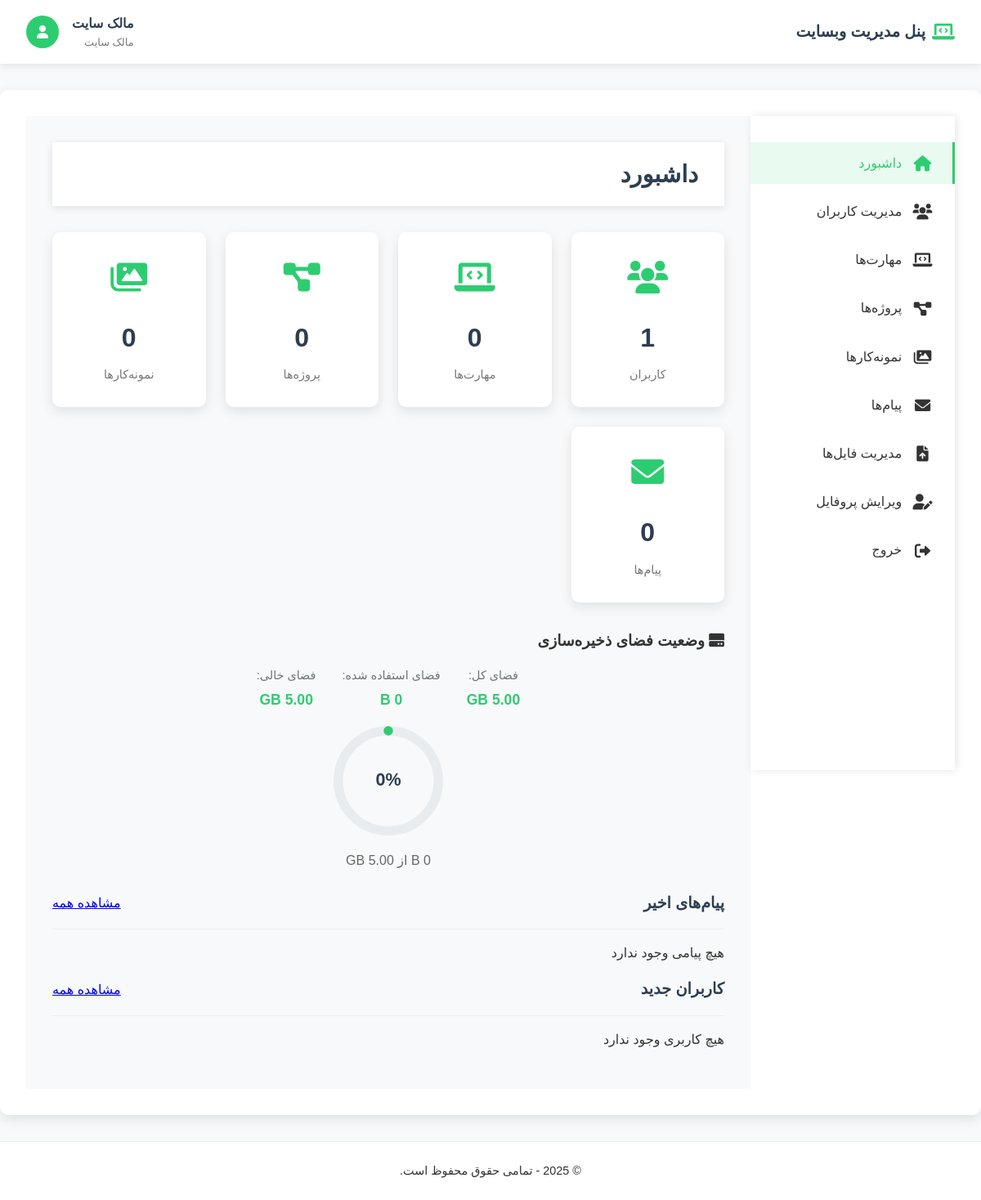
/admin/index.php (signed in), run on the app's committed database.
### tables this page shows
CREATE TABLE IF NOT EXISTS users (
    id INT AUTO_INCREMENT PRIMARY KEY,
    username VARCHAR(255) NOT NULL UNIQUE,
    email VARCHAR(255) NOT NULL UNIQUE,
    password VARCHAR(255) NOT NULL,
    full_name VARCHAR(255),
    role ENUM('owner', 'admin', 'user') DEFAULT 'user',
    status ENUM('active', 'inactive') DEFAULT 'active',
    last_login DATETIME,
    created_at DATETIME DEFAULT CURRENT_TIMESTAMP,
    upload_limit BIGINT DEFAULT 5368709120,  
    used_space BIGINT DEFAULT 0
);

### admin/index.php (the view, shortened to what this page needs)
<?php
require_once '../config/database.php';
try {
    $stmt = $pdo->query("SELECT COUNT(*) FROM users");
    $users_count = $stmt->fetchColumn();
    $stmt = $pdo->query("SELECT COUNT(*) FROM skills");
    $skills_count = $stmt->fetchColumn();
    $stmt = $pdo->query("SELECT COUNT(*) FROM projects");
    $projects_count = $stmt->fetchColumn();
    $stmt = $pdo->query("SELECT COUNT(*) FROM portfolio");
    $portfolio_count = $stmt->fetchColumn();
    $stmt = $pdo->query("SELECT COUNT(*) FROM messages");
    $messages_count = $stmt->fetchColumn();
    $stmt = $pdo->query("SELECT * FROM messages ORDER BY created_at DESC LIMIT 5");
    $recent_messages = $stmt->fetchAll();
    $stmt = $pdo->query("SELECT * FROM users WHERE role = 'user' ORDER BY created_at DESC LIMIT 5");
    $recent_users = $stmt->fetchAll();
} catch (PDOException $e) {
    error_log("Database Error: " . $e->getMessage());
}
$stmt = $pdo->prepare("SELECT * FROM users WHERE id = ?");
$stmt->execute([$_SESSION['admin_id']]);
$user = $stmt->fetch();
$used_space = $user['used_space'];
$upload_limit = $user['upload_limit'];
$usage_percent = ($upload_limit > 0) ? ($used_space / $upload_limit) * 100 : 0;
function formatFileSize($bytes) {
    if ($bytes >= 1073741824) {
        return number_format($bytes / 1073741824, 2) . ' GB';
    } elseif ($bytes >= 1048576) {
        return number_format($bytes / 1048576, 2) . ' MB';
    } elseif ($bytes >= 1024) {
        return number_format($bytes / 1024, 2) . ' KB';
    } else {
        return $bytes . ' B';
    }
}
?>
<!DOCTYPE html>
<html lang="fa" dir="rtl">
<head>
    <link rel="stylesheet" href="css/admin.css">
    <link rel="stylesheet" href="https://cdnjs.cloudflare.com/ajax/libs/font-awesome/6.0.0/css/all.min.css">
</head>
<body>
    <?php include 'includes/header.php'; ?>
    <div class="admin-container">
        <?php include 'includes/sidebar.php'; ?>
        <main class="admin-main">
            <div class="admin-header">
                <h1>داشبورد</h1>
            </div>
            <div class="stats-grid">
                <div class="stat-card">
                    <div class="stat-icon">
                        <i class="fas fa-users"></i>
                    </div>
                    <div class="stat-value"><?php echo isset($users_count) ? $users_count : 0; ?></div>
                    <div class="stat-label">کاربران</div>
                </div>
                <div class="stat-card">
                    <div class="stat-icon">
                        <i class="fas fa-laptop-code"></i>
                    </div>
                    <div class="stat-value"><?php echo isset($skills_count) ? $skills_count : 0; ?></div>
                    <div class="stat-label">مهارت‌ها</div>
                </div>
                <div class="stat-card">
                    <div class="stat-icon">
                        <i class="fas fa-project-diagram"></i>
                    </div>
                    <div class="stat-value"><?php echo isset($projects_count) ? $projects_count : 0; ?></div>
                    <div class="stat-label">پروژه‌ها</div>
                </div>
                <div class="stat-card">
                    <div class="stat-icon">
                        <i class="fas fa-images"></i>
                    </div>
                    <div class="stat-value"><?php echo isset($portfolio_count) ? $portfolio_count : 0; ?></div>
                    <div class="stat-label">نمونه‌کارها</div>
                </div>
                <div class="stat-card">
                    <div class="stat-icon">
                        <i class="fas fa-envelope"></i>
                    </div>
                    <div class="stat-value"><?php echo isset($messages_count) ? $messages_count : 0; ?></div>
                    <div class="stat-label">پیام‌ها</div>
                </div>
            </div>
            <div class="storage-info">
                <div class="storage-header">
                    <h3>
                        <i class="fas fa-hdd"></i>
                        وضعیت فضای ذخیره‌سازی
                    </h3>
                    <div class="storage-stats">
                        <div class="stat-item">
                            <span class="stat-label">فضای کل:</span>
                            <span class="stat-value"><?php echo formatFileSize($upload_limit); ?></span>
                        </div>
                        <div class="stat-item">
                            <span class="stat-label">فضای استفاده شده:</span>
                            <span class="stat-value"><?php echo formatFileSize($used_space); ?></span>
                        </div>
                        <div class="stat-item">
                            <span class="stat-label">فضای خالی:</span>
                            <span class="stat-value"><?php echo formatFileSize($upload_limit - $used_space); ?></span>
                        </div>
                    </div>
                </div>
                <div class="storage-chart-container">
                    <div class="storage-chart">
                        <svg viewBox="0 0 36 36" class="circular-chart">
                            <path class="circle-bg"
                                d="M18 2.0845
                                    a 15.9155 15.9155 0 0 1 0 31.831
                                    a 15.9155 15.9155 0 0 1 0 -31.831"
                            />
                            <path class="circle"
                                stroke-dasharray="<?php echo $usage_percent; ?>, 100"
                                d="M18 2.0845
                                    a 15.9155 15.9155 0 0 1 0 31.831
                                    a 15.9155 15.9155 0 0 1 0 -31.831"
                            />
                            <text x="18" y="18" class="percentage" style="font-size: 0.35em;"><?php echo round($usage_percent, 1); ?>%</text>
                        </svg>
                        <div class="storage-usage">
                            <?php echo formatFileSize($used_space); ?> از <?php echo formatFileSize($upload_limit); ?>
                        </div>
                    </div>
                </div>
            </div>
            <div class="dashboard-grid">
                <div class="dashboard-card">
                    <div class="card-header">
                        <h3>پیام‌های اخیر</h3>
                        <a href="messages.php" class="view-all">مشاهده همه</a>
            </div>
                    <div class="card-content">
                        <?php if (empty($recent_messages)): ?>
                            <p class="no-data">هیچ پیامی وجود ندارد</p>
                        <?php endif; ?>
                                </div>
                            </div>
                <div class="dashboard-card">
                    <div class="card-header">
                        <h3>کاربران جدید</h3>
                        <a href="users.php" class="view-all">مشاهده همه</a>
                    </div>
                    <div class="card-content">
                        <?php if (empty($recent_users)): ?>
                            <p class="no-data">هیچ کاربری وجود ندارد</p>
                <?php endif; ?>
                    </div>
                </div>
            </div>
        </main>
    </div>
    <?php include 'includes/footer.php'; ?>
</body>
</html>

### admin/css/admin.css (style rules this page uses)
:root { --primary-color: #2ecc71; --secondary-color: #27ae60; --dark-color: #2c3e50; --light-color: #ecf0f1; --text-color: #333; --box-shadow: 0 5px 15px rgba(0,0,0,0.1); --button-shadow: 0 3px 6px rgba(0,0,0,0.1); --transition: all 0.3s ease; }
* { margin: 0; padding: 0; box-sizing: border-box; font-family: 'Vazir', sans-serif; direction: rtl; }
body { background-color: #f8f9fa; color: var(--text-color); line-height: 1.6; }
.admin-header { background-color: #fff; box-shadow: 0 2px 10px rgba(0,0,0,0.1); padding: 1rem 2rem; display: flex; justify-content: space-between; align-items: center; position: sticky; top: 0; z-index: 100; }
.admin-container { display: flex; min-height: 100vh; }
.admin-main { flex: 1; padding: 2rem; background-color: #f8f9fa; }
.admin-header { display: flex; justify-content: space-between; align-items: center; margin-bottom: 2rem; }
.admin-header h1 { font-size: 1.8rem; color: var(--dark-color); }
.admin-container { background-color: #fff; border-radius: 10px; box-shadow: var(--box-shadow); padding: 2rem; margin-bottom: 2rem; }
.card-header { display: flex; justify-content: space-between; align-items: center; margin-bottom: 1rem; padding-bottom: 1rem; border-bottom: 1px solid #eee; }
.card-header h3 { color: var(--dark-color); font-size: 1.2rem; }
.card-content { margin-bottom: 1rem; }
.stats-grid { display: grid; grid-template-columns: repeat(4, 1fr); gap: 1.5rem; margin-bottom: 2rem; }
.stat-card { background-color: #fff; border-radius: 10px; box-shadow: var(--box-shadow); padding: 1.5rem; text-align: center; transition: var(--transition); }
.stat-card .stat-icon { font-size: 2.5rem; color: var(--primary-color); margin-bottom: 1rem; }
.stat-card .stat-value { font-size: 2rem; font-weight: bold; color: var(--dark-color); margin-bottom: 0.5rem; }
.stat-card .stat-label { color: #777; font-size: 0.9rem; }
.percentage { font-size: 0.9rem; color: var(--primary-color); font-weight: bold; }

### admin/index.php (style rules this page uses)
.storage-chart-container { display: flex; flex-direction: column; align-items: center; gap: 1.5rem; margin-top: 1rem; }
.storage-chart { flex-shrink: 0; width: 180px; height: 180px; display: flex; flex-direction: column; align-items: center; gap: 0.5rem; }
.circular-chart { display: block; margin: 0 auto; width: 160px; height: 160px; }
.percentage { fill: var(--dark-color); font-size: 0.5em; text-anchor: middle; dominant-baseline: middle; font-weight: 600; }
.storage-usage { font-size: 1rem; color: #666; text-align: center; font-weight: 500; margin-top: 0.5rem; }
.storage-stats { display: flex; justify-content: center; gap: 2rem; width: 100%; margin-top: 1rem; }
.stat-item { display: flex; flex-direction: column; align-items: center; text-align: center; }
.stat-label { font-size: 0.9rem; color: #6c757d; margin-bottom: 0.25rem; }
.stat-value { font-size: 1.1rem; font-weight: 600; color: var(--primary-color); }

### data on the page
users: upload_limit "5.00 GB", used_space "0 B", formatFileSize($upload_limit - $used_space) "5.00 GB", used_space "0"

### other printed values
$_SESSION['admin_fullname'] "مالک سایت"
$role_names[$_SESSION['admin_role']] "مالک سایت"
$users_count "1"
$skills_count "0"
$projects_count "0"
$portfolio_count "0"
$messages_count "0"
